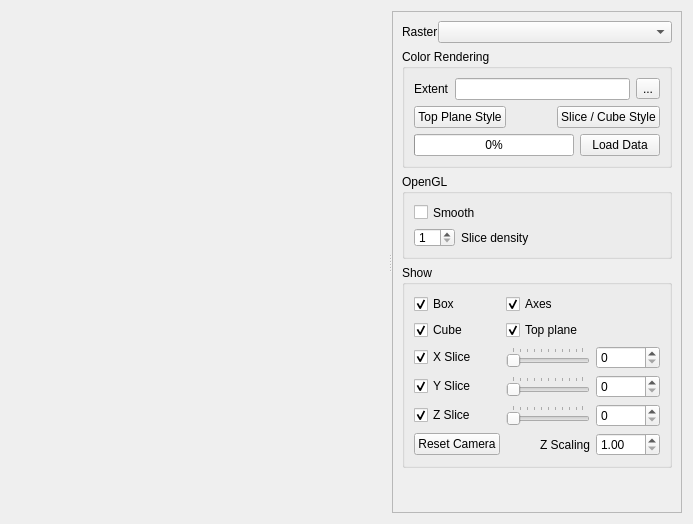
<?xml version="1.0" encoding="UTF-8"?>
<ui version="4.0">
 <class>Form</class>
 <widget class="QWidget" name="Form">
  <property name="geometry">
   <rect>
    <x>0</x>
    <y>0</y>
    <width>693</width>
    <height>524</height>
   </rect>
  </property>
  <property name="windowTitle">
   <string>Form</string>
  </property>
  <layout class="QHBoxLayout" name="horizontalLayout">
   <item>
    <widget class="QSplitter" name="splitter">
     <property name="orientation">
      <enum>Qt::Horizontal</enum>
     </property>
     <widget class="ImageCubeGLWidget" name="openglWidget" native="true">
      <property name="sizePolicy">
       <sizepolicy hsizetype="Preferred" vsizetype="Preferred">
        <horstretch>2</horstretch>
        <verstretch>0</verstretch>
       </sizepolicy>
      </property>
      <property name="minimumSize">
       <size>
        <width>50</width>
        <height>50</height>
       </size>
      </property>
     </widget>
     <widget class="QFrame" name="frame">
      <property name="sizePolicy">
       <sizepolicy hsizetype="Preferred" vsizetype="Preferred">
        <horstretch>0</horstretch>
        <verstretch>1</verstretch>
       </sizepolicy>
      </property>
      <property name="frameShape">
       <enum>QFrame::StyledPanel</enum>
      </property>
      <property name="frameShadow">
       <enum>QFrame::Raised</enum>
      </property>
      <layout class="QVBoxLayout" name="verticalLayout">
       <item>
        <layout class="QHBoxLayout" name="horizontalLayout_3">
         <property name="spacing">
          <number>0</number>
         </property>
         <property name="topMargin">
          <number>0</number>
         </property>
         <property name="bottomMargin">
          <number>0</number>
         </property>
         <item>
          <widget class="QLabel" name="label">
           <property name="text">
            <string>Raster</string>
           </property>
          </widget>
         </item>
         <item>
          <widget class="QgsMapLayerComboBox" name="mMapLayerComboBox">
           <property name="sizePolicy">
            <sizepolicy hsizetype="Preferred" vsizetype="Fixed">
             <horstretch>1</horstretch>
             <verstretch>0</verstretch>
            </sizepolicy>
           </property>
          </widget>
         </item>
        </layout>
       </item>
       <item>
        <widget class="QgsCollapsibleGroupBox" name="gbRendering">
         <property name="minimumSize">
          <size>
           <width>0</width>
           <height>0</height>
          </size>
         </property>
         <property name="title">
          <string>Color Rendering</string>
         </property>
         <layout class="QGridLayout" name="gridLayout">
          <item row="2" column="2">
           <widget class="QPushButton" name="btnSetRendererSlices">
            <property name="text">
             <string>Slice / Cube Style</string>
            </property>
           </widget>
          </item>
          <item row="2" column="0">
           <widget class="QPushButton" name="btnSetRendererTopPlane">
            <property name="text">
             <string>Top Plane Style</string>
            </property>
           </widget>
          </item>
          <item row="3" column="0" colspan="3">
           <layout class="QHBoxLayout" name="horizontalLayout_2">
            <property name="topMargin">
             <number>0</number>
            </property>
            <property name="bottomMargin">
             <number>0</number>
            </property>
            <item>
             <widget class="QProgressBar" name="progressBar">
              <property name="sizePolicy">
               <sizepolicy hsizetype="Expanding" vsizetype="Fixed">
                <horstretch>0</horstretch>
                <verstretch>1</verstretch>
               </sizepolicy>
              </property>
              <property name="value">
               <number>0</number>
              </property>
             </widget>
            </item>
            <item>
             <widget class="QPushButton" name="btnLoadData">
              <property name="text">
               <string>Load Data</string>
              </property>
             </widget>
            </item>
           </layout>
          </item>
          <item row="1" column="0" colspan="3">
           <layout class="QHBoxLayout" name="horizontalLayout_4">
            <property name="bottomMargin">
             <number>0</number>
            </property>
            <item>
             <widget class="QLabel" name="label_3">
              <property name="text">
               <string>Extent</string>
              </property>
             </widget>
            </item>
            <item>
             <widget class="QLineEdit" name="lineEditExtent">
              <property name="readOnly">
               <bool>true</bool>
              </property>
             </widget>
            </item>
            <item>
             <widget class="QToolButton" name="toolButton">
              <property name="text">
               <string>...</string>
              </property>
             </widget>
            </item>
           </layout>
          </item>
         </layout>
        </widget>
       </item>
       <item>
        <widget class="QgsCollapsibleGroupBox" name="gbOpenGLOptions">
         <property name="minimumSize">
          <size>
           <width>0</width>
           <height>50</height>
          </size>
         </property>
         <property name="title">
          <string>OpenGL</string>
         </property>
         <layout class="QFormLayout" name="formLayout_2">
          <item row="2" column="0">
           <widget class="QSpinBox" name="sbSliceDensity">
            <property name="minimum">
             <number>1</number>
            </property>
            <property name="maximum">
             <number>50</number>
            </property>
           </widget>
          </item>
          <item row="2" column="1">
           <widget class="QLabel" name="label_4">
            <property name="text">
             <string>Slice density</string>
            </property>
           </widget>
          </item>
          <item row="1" column="0" colspan="2">
           <widget class="QCheckBox" name="cbSmooth">
            <property name="text">
             <string>Smooth</string>
            </property>
           </widget>
          </item>
         </layout>
        </widget>
       </item>
       <item>
        <widget class="QgsCollapsibleGroupBox" name="gbPlotting">
         <property name="minimumSize">
          <size>
           <width>0</width>
           <height>0</height>
          </size>
         </property>
         <property name="title">
          <string>Show</string>
         </property>
         <layout class="QGridLayout" name="gridLayout_2">
          <item row="4" column="2">
           <widget class="QSpinBox" name="spinBoxZ"/>
          </item>
          <item row="4" column="0">
           <widget class="QCheckBox" name="cbShowSliceZ">
            <property name="text">
             <string>Z Slice</string>
            </property>
            <property name="checked">
             <bool>true</bool>
            </property>
           </widget>
          </item>
          <item row="3" column="2">
           <widget class="QSpinBox" name="spinBoxY"/>
          </item>
          <item row="1" column="0">
           <widget class="QCheckBox" name="cbShowCube">
            <property name="text">
             <string>Cube</string>
            </property>
            <property name="checked">
             <bool>true</bool>
            </property>
           </widget>
          </item>
          <item row="2" column="0">
           <widget class="QCheckBox" name="cbShowSliceX">
            <property name="text">
             <string>X Slice</string>
            </property>
            <property name="checked">
             <bool>true</bool>
            </property>
           </widget>
          </item>
          <item row="1" column="1" colspan="2">
           <widget class="QCheckBox" name="cbShowTopPlane">
            <property name="text">
             <string>Top plane</string>
            </property>
            <property name="checked">
             <bool>true</bool>
            </property>
           </widget>
          </item>
          <item row="2" column="2">
           <widget class="QSpinBox" name="spinBoxX"/>
          </item>
          <item row="2" column="1">
           <widget class="QSlider" name="sliderX">
            <property name="minimum">
             <number>1</number>
            </property>
            <property name="maximum">
             <number>100</number>
            </property>
            <property name="orientation">
             <enum>Qt::Horizontal</enum>
            </property>
            <property name="tickPosition">
             <enum>QSlider::TicksAbove</enum>
            </property>
           </widget>
          </item>
          <item row="0" column="0">
           <widget class="QCheckBox" name="cbShowBox">
            <property name="text">
             <string>Box</string>
            </property>
            <property name="checked">
             <bool>true</bool>
            </property>
           </widget>
          </item>
          <item row="3" column="1">
           <widget class="QSlider" name="sliderY">
            <property name="minimum">
             <number>1</number>
            </property>
            <property name="maximum">
             <number>100</number>
            </property>
            <property name="orientation">
             <enum>Qt::Horizontal</enum>
            </property>
            <property name="tickPosition">
             <enum>QSlider::TicksAbove</enum>
            </property>
           </widget>
          </item>
          <item row="3" column="0">
           <widget class="QCheckBox" name="cbShowSliceY">
            <property name="text">
             <string>Y Slice</string>
            </property>
            <property name="checked">
             <bool>true</bool>
            </property>
           </widget>
          </item>
          <item row="0" column="1" colspan="2">
           <widget class="QCheckBox" name="cbShowAxis">
            <property name="text">
             <string>Axes</string>
            </property>
            <property name="checked">
             <bool>true</bool>
            </property>
           </widget>
          </item>
          <item row="4" column="1">
           <widget class="QSlider" name="sliderZ">
            <property name="minimum">
             <number>1</number>
            </property>
            <property name="maximum">
             <number>100</number>
            </property>
            <property name="orientation">
             <enum>Qt::Horizontal</enum>
            </property>
            <property name="tickPosition">
             <enum>QSlider::TicksAbove</enum>
            </property>
           </widget>
          </item>
          <item row="5" column="2">
           <widget class="QDoubleSpinBox" name="doubleSpinBoxZScale">
            <property name="minimum">
             <double>1.000000000000000</double>
            </property>
            <property name="maximum">
             <double>100.000000000000000</double>
            </property>
            <property name="singleStep">
             <double>0.200000000000000</double>
            </property>
            <property name="value">
             <double>1.000000000000000</double>
            </property>
           </widget>
          </item>
          <item row="5" column="1">
           <widget class="QLabel" name="label_2">
            <property name="layoutDirection">
             <enum>Qt::LeftToRight</enum>
            </property>
            <property name="text">
             <string>Z Scaling</string>
            </property>
            <property name="alignment">
             <set>Qt::AlignRight|Qt::AlignTrailing|Qt::AlignVCenter</set>
            </property>
           </widget>
          </item>
          <item row="5" column="0">
           <widget class="QPushButton" name="btnResetGLView">
            <property name="text">
             <string>Reset Camera</string>
            </property>
           </widget>
          </item>
         </layout>
        </widget>
       </item>
       <item>
        <spacer name="verticalSpacer">
         <property name="orientation">
          <enum>Qt::Vertical</enum>
         </property>
         <property name="sizeHint" stdset="0">
          <size>
           <width>20</width>
           <height>40</height>
          </size>
         </property>
        </spacer>
       </item>
      </layout>
     </widget>
    </widget>
   </item>
  </layout>
  <action name="actionValidate">
   <property name="text">
    <string>Validate</string>
   </property>
  </action>
  <action name="actionLoadData">
   <property name="text">
    <string>Load Data</string>
   </property>
  </action>
  <action name="actionSetRendererTopPlane">
   <property name="text">
    <string>Set Top Plane Renderer</string>
   </property>
  </action>
  <action name="actionSetRendererSlices">
   <property name="text">
    <string>Set Slice Renderer</string>
   </property>
  </action>
  <action name="actionResetGLView">
   <property name="text">
    <string>Reset View</string>
   </property>
  </action>
 </widget>
 <customwidgets>
  <customwidget>
   <class>QgsCollapsibleGroupBox</class>
   <extends>QGroupBox</extends>
   <header>qgscollapsiblegroupbox.h</header>
   <container>1</container>
  </customwidget>
  <customwidget>
   <class>QgsMapLayerComboBox</class>
   <extends>QComboBox</extends>
   <header>qgsmaplayercombobox.h</header>
  </customwidget>
  <customwidget>
   <class>ImageCubeGLWidget</class>
   <extends>QWidget</extends>
   <header>imagecubeapp.imagecube</header>
   <container>1</container>
  </customwidget>
 </customwidgets>
 <resources/>
 <connections>
  <connection>
   <sender>sliderX</sender>
   <signal>valueChanged(int)</signal>
   <receiver>spinBoxX</receiver>
   <slot>setValue(int)</slot>
   <hints>
    <hint type="sourcelabel">
     <x>598</x>
     <y>277</y>
    </hint>
    <hint type="destinationlabel">
     <x>646</x>
     <y>272</y>
    </hint>
   </hints>
  </connection>
  <connection>
   <sender>sliderY</sender>
   <signal>valueChanged(int)</signal>
   <receiver>spinBoxY</receiver>
   <slot>setValue(int)</slot>
   <hints>
    <hint type="sourcelabel">
     <x>598</x>
     <y>307</y>
    </hint>
    <hint type="destinationlabel">
     <x>646</x>
     <y>302</y>
    </hint>
   </hints>
  </connection>
  <connection>
   <sender>sliderZ</sender>
   <signal>valueChanged(int)</signal>
   <receiver>spinBoxZ</receiver>
   <slot>setValue(int)</slot>
   <hints>
    <hint type="sourcelabel">
     <x>598</x>
     <y>337</y>
    </hint>
    <hint type="destinationlabel">
     <x>646</x>
     <y>332</y>
    </hint>
   </hints>
  </connection>
  <connection>
   <sender>spinBoxX</sender>
   <signal>valueChanged(int)</signal>
   <receiver>sliderX</receiver>
   <slot>setValue(int)</slot>
   <hints>
    <hint type="sourcelabel">
     <x>646</x>
     <y>272</y>
    </hint>
    <hint type="destinationlabel">
     <x>598</x>
     <y>277</y>
    </hint>
   </hints>
  </connection>
  <connection>
   <sender>spinBoxY</sender>
   <signal>valueChanged(int)</signal>
   <receiver>sliderY</receiver>
   <slot>setValue(int)</slot>
   <hints>
    <hint type="sourcelabel">
     <x>646</x>
     <y>302</y>
    </hint>
    <hint type="destinationlabel">
     <x>598</x>
     <y>307</y>
    </hint>
   </hints>
  </connection>
  <connection>
   <sender>spinBoxZ</sender>
   <signal>valueChanged(int)</signal>
   <receiver>sliderZ</receiver>
   <slot>setValue(int)</slot>
   <hints>
    <hint type="sourcelabel">
     <x>646</x>
     <y>332</y>
    </hint>
    <hint type="destinationlabel">
     <x>598</x>
     <y>337</y>
    </hint>
   </hints>
  </connection>
  <connection>
   <sender>cbShowSliceX</sender>
   <signal>clicked(bool)</signal>
   <receiver>sliderX</receiver>
   <slot>setEnabled(bool)</slot>
   <hints>
    <hint type="sourcelabel">
     <x>483</x>
     <y>260</y>
    </hint>
    <hint type="destinationlabel">
     <x>584</x>
     <y>260</y>
    </hint>
   </hints>
  </connection>
  <connection>
   <sender>cbShowSliceX</sender>
   <signal>clicked(bool)</signal>
   <receiver>spinBoxX</receiver>
   <slot>setEnabled(bool)</slot>
   <hints>
    <hint type="sourcelabel">
     <x>490</x>
     <y>255</y>
    </hint>
    <hint type="destinationlabel">
     <x>626</x>
     <y>269</y>
    </hint>
   </hints>
  </connection>
  <connection>
   <sender>cbShowSliceY</sender>
   <signal>clicked(bool)</signal>
   <receiver>sliderY</receiver>
   <slot>setEnabled(bool)</slot>
   <hints>
    <hint type="sourcelabel">
     <x>479</x>
     <y>292</y>
    </hint>
    <hint type="destinationlabel">
     <x>563</x>
     <y>292</y>
    </hint>
   </hints>
  </connection>
  <connection>
   <sender>cbShowSliceY</sender>
   <signal>clicked(bool)</signal>
   <receiver>spinBoxY</receiver>
   <slot>setEnabled(bool)</slot>
   <hints>
    <hint type="sourcelabel">
     <x>458</x>
     <y>287</y>
    </hint>
    <hint type="destinationlabel">
     <x>619</x>
     <y>297</y>
    </hint>
   </hints>
  </connection>
  <connection>
   <sender>cbShowSliceZ</sender>
   <signal>clicked(bool)</signal>
   <receiver>sliderZ</receiver>
   <slot>setEnabled(bool)</slot>
   <hints>
    <hint type="sourcelabel">
     <x>476</x>
     <y>317</y>
    </hint>
    <hint type="destinationlabel">
     <x>564</x>
     <y>320</y>
    </hint>
   </hints>
  </connection>
  <connection>
   <sender>cbShowSliceZ</sender>
   <signal>clicked(bool)</signal>
   <receiver>spinBoxZ</receiver>
   <slot>setEnabled(bool)</slot>
   <hints>
    <hint type="sourcelabel">
     <x>464</x>
     <y>326</y>
    </hint>
    <hint type="destinationlabel">
     <x>620</x>
     <y>328</y>
    </hint>
   </hints>
  </connection>
 </connections>
</ui>
